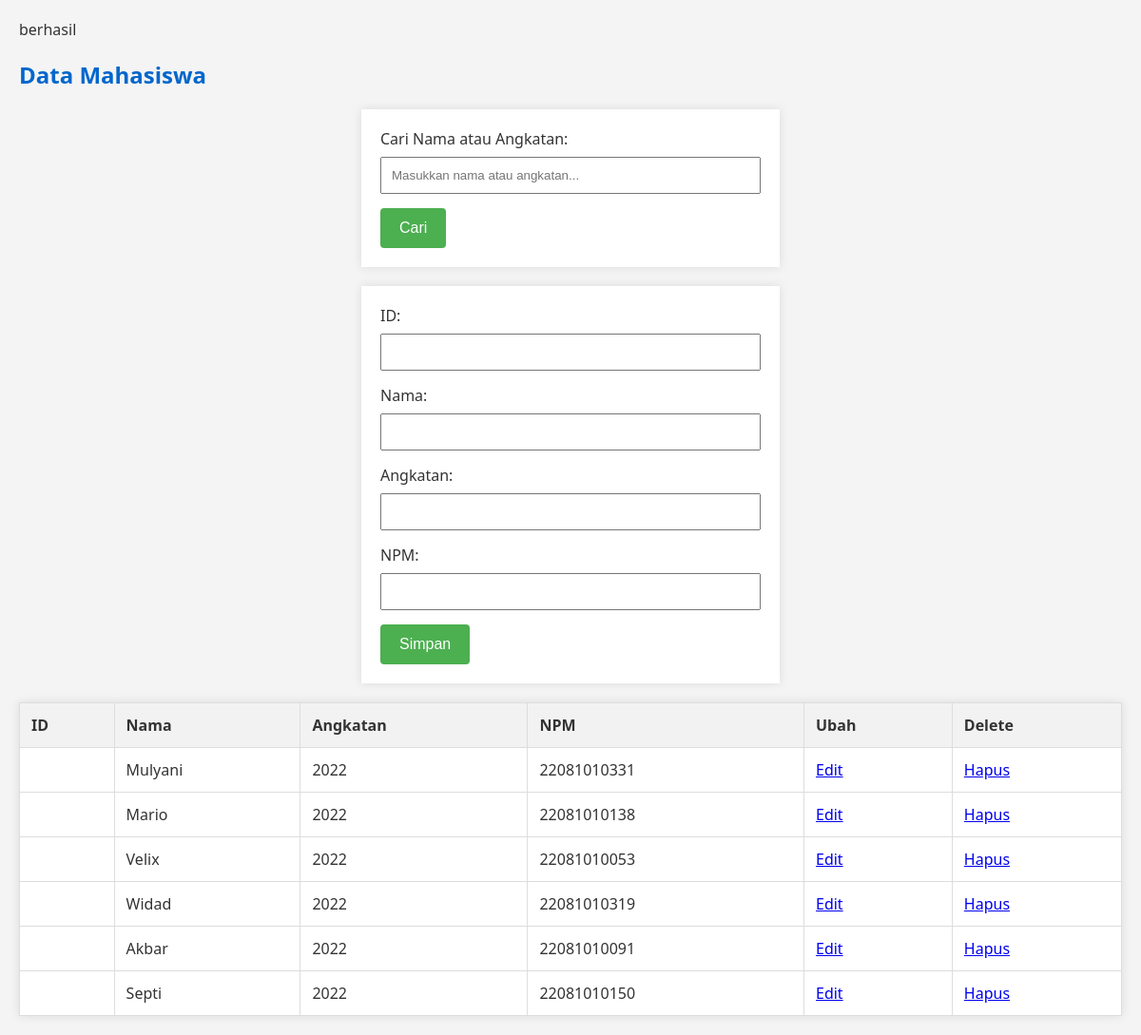
The page / on the database its author committed.
### tables this page shows
CREATE TABLE `tb_mahasiswa` (
  `Nama` varchar(255) NOT NULL,
  `Angkatan` int(10) NOT NULL,
  `NPM` varchar(50) NOT NULL
);

### index.php (the view, shortened to what this page needs)
<?php
include("koneksi.php");
?>
<!DOCTYPE html>
<html lang="en">
<head>
</head>
<body>
    <h2>Data Mahasiswa</h2>
    <form method="get" action="<?php echo $_SERVER["PHP_SELF"]; ?>">
        <label for="search">Cari Nama atau Angkatan:</label>
        <input type="text" id="search" name="search" placeholder="Masukkan nama atau angkatan...">
        <button type="submit" name="submit_search">Cari</button>
    </form>
    <form method="post" action="<?php echo $_SERVER["PHP_SELF"]; ?>">
        <label for="id_mahasiswa">ID:</label>
        <input type="text" id="id_mahasiswa" name="id_mahasiswa" required>
        <label for="name">Nama:</label>
        <input type="text" id="name" name="name" required>
        <label for="angkatan">Angkatan:</label>
        <input type="text" id="angkatan" name="angkatan" required>
        <label for="NPM">NPM:</label>
        <input type="number" id="NPM" name="NPM" required>
        <button type="submit" name="submit">Simpan</button>
    </form>
    <table>
        <tr>
            <th>ID</th>
            <th>Nama</th>
            <th>Angkatan</th>
            <th>NPM</th>
            <th>Ubah</th>
            <th>Delete</th>
        </tr>
        <?php
        if ($_SERVER["REQUEST_METHOD"] == "GET" && isset($_GET["submit_search"])) {
            $search_keyword = $_GET["search"];
            $sql = "SELECT * FROM tb_mahasiswa WHERE Nama LIKE '%$search_keyword%' OR Angkatan LIKE '%$search_keyword%'";
            $result = $koneksi->query($sql);
            if ($result->num_rows > 0) {
                while ($row = $result->fetch_assoc()) {
                    echo "<tr>";
                    echo "<td>" . $row["id_mahasiswa"] . "</td>";
                    echo "<td>" . $row["Nama"] . "</td>";
                    echo "<td>" . $row["Angkatan"] . "</td>";
                    echo "<td>" . $row["NPM"] . "</td>";
                    echo "<td><a href='edit.php?id=" . $row["id_mahasiswa"] . "'>Edit</a></td>";
                    echo "<td><a href='hapus.php?id=" . $row["id_mahasiswa"] . "'>Hapus</a></td>";
                    echo "</tr>";
                }
            } else {
                echo "<tr><td colspan='6'>Tidak ada hasil pencarian.</td></tr>";
            }
        } else {
            $result = $koneksi->query("SELECT * FROM tb_mahasiswa");
            if ($result->num_rows > 0) {
                while ($row = $result->fetch_assoc()) {
                    echo "<tr>";
                    echo "<td>" . $row["id_mahasiswa"] . "</td>";
                    echo "<td>" . $row["Nama"] . "</td>";
                    echo "<td>" . $row["Angkatan"] . "</td>";
                    echo "<td>" . $row["NPM"] . "</td>";
                    echo "<td><a href='edit.php?id=" . $row["id_mahasiswa"] . "'>Edit</a></td>";
                    echo "<td><a href='hapus.php?id=" . $row["id_mahasiswa"] . "'>Hapus</a></td>";
                    echo "</tr>";
                }
            }
        }
        ?>
    </table>
</body>
</html>

### index.php (style rules this page uses)
body { font-family: 'Segoe UI', Tahoma, Geneva, Verdana, sans-serif; margin: 20px; background-color: #f4f4f4; color: #333; }
h2 { color: #0066cc; }
table { width: 100%; border-collapse: collapse; margin-top: 20px; background-color: #fff; box-shadow: 0 0 10px rgba(0, 0, 0, 0.1); }
th, td { border: 1px solid #ddd; padding: 12px; text-align: left; }
th { background-color: #f2f2f2; }
form { max-width: 400px; margin: auto; background-color: #fff; padding: 20px; box-shadow: 0 0 10px rgba(0, 0, 0, 0.1); margin-top: 20px; }
label { display: block; margin-bottom: 8px; color: #333; }
input { width: 100%; padding: 10px; margin-bottom: 15px; box-sizing: border-box; }
button { background-color: #4CAF50; color: white; padding: 12px 20px; border: none; border-radius: 4px; cursor: pointer; font-size: 16px; }

### rows shown on the page
tb_mahasiswa: Nama "Mulyani", Angkatan "2022", NPM "22081010331"
tb_mahasiswa: Nama "Mario", Angkatan "2022", NPM "22081010138"
tb_mahasiswa: Nama "Velix", Angkatan "2022", NPM "22081010053"
tb_mahasiswa: Nama "Widad", Angkatan "2022", NPM "22081010319"
tb_mahasiswa: Nama "Akbar", Angkatan "2022", NPM "22081010091"
tb_mahasiswa: Nama "Septi", Angkatan "2022", NPM "22081010150"
